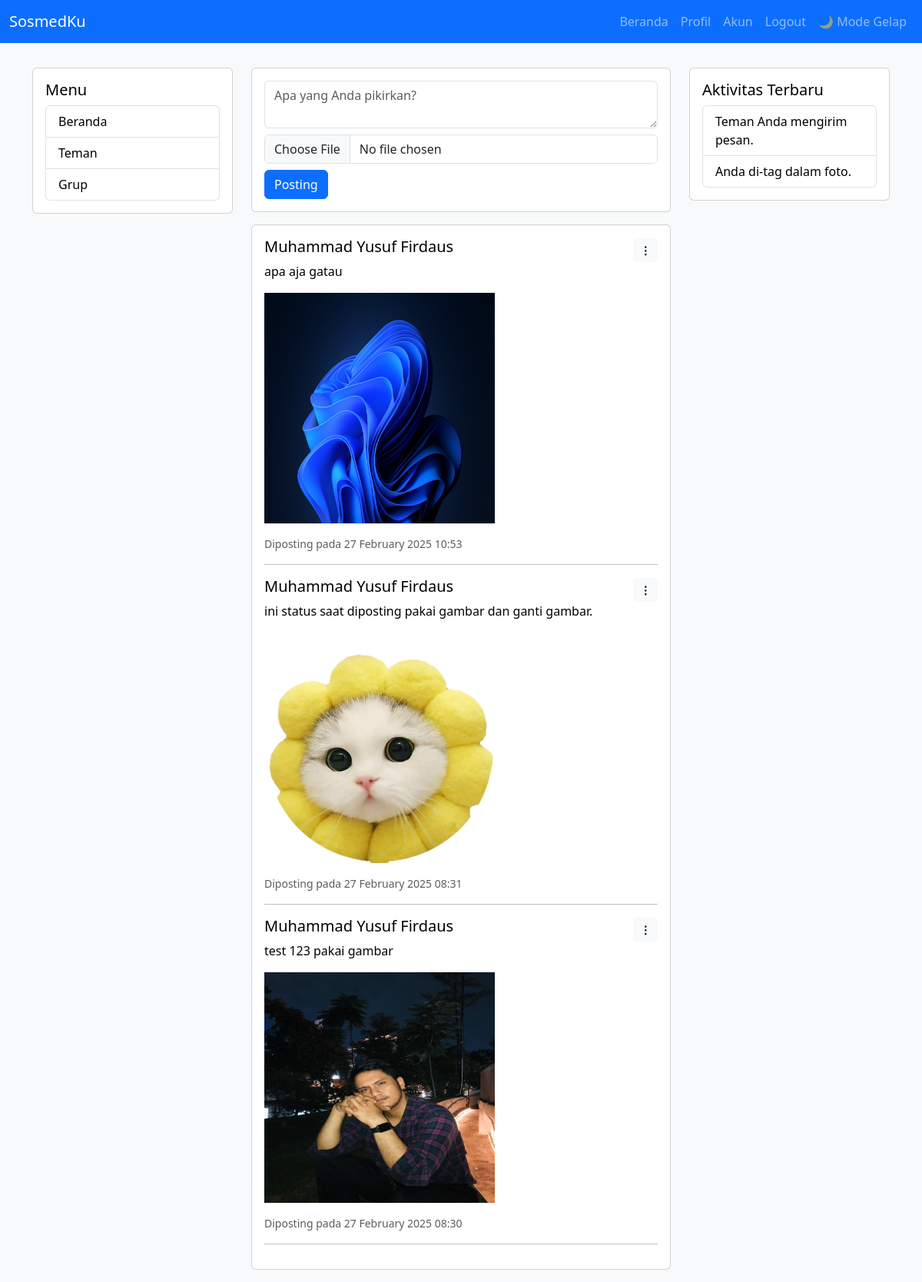
/index.php?login=berhasil (signed in), run on the app's committed database.
### tables this page shows
CREATE TABLE `status` (
  `id` int(11) NOT NULL,
  `id_user` int(11) NOT NULL,
  `konten` varchar(255) NOT NULL,
  `gambar` varchar(255) NOT NULL,
  `created_at` timestamp NOT NULL DEFAULT current_timestamp(),
  `updated_at` timestamp NOT NULL DEFAULT current_timestamp() ON UPDATE current_timestamp()
);

CREATE TABLE `user` (
  `id` int(11) NOT NULL,
  `nama` varchar(255) NOT NULL,
  `username` varchar(255) NOT NULL,
  `email` varchar(255) NOT NULL,
  `password` varchar(255) NOT NULL,
  `foto_profil` varchar(255) NOT NULL,
  `foto_header` varchar(255) NOT NULL,
  `bio` varchar(255) NOT NULL,
  `created_at` timestamp NOT NULL DEFAULT current_timestamp(),
  `updated_at` timestamp NOT NULL DEFAULT current_timestamp() ON UPDATE current_timestamp()
);

### index.php (the view, shortened to what this page needs)
<?php
include 'db/db.php';
$email = $_SESSION['email'];
$queryUser = mysqli_query($conn, "SELECT * FROM user WHERE email = '$email'");
$dataUser = mysqli_fetch_assoc($queryUser);
$userId = $dataUser['id'];
$status = mysqli_query($conn, "SELECT status.*, user.nama FROM status LEFT JOIN user ON status.id_user = user.id WHERE status.id_user = '$userId' ORDER BY status.id DESC");
?>
<!DOCTYPE html>
<html lang="id">
<head>
    <link href="assets/dist/css/bootstrap.min.css" rel="stylesheet">
    <link rel="stylesheet" href="css/main.css">
    <link rel="stylesheet" href="css/theme.css">
</head>
<body class="light-theme">
    <?php include_once 'inc/navbar.php'; ?>
    <div class="container mt-4">
        <div class="row">
            <div class="col-lg-3">
                <div class="card">
                    <div class="card-body">
                        <h5 class="card-title">Menu</h5>
                        <ul class="list-group">
                            <li class="list-group-item">Beranda</li>
                            <li class="list-group-item">Teman</li>
                            <li class="list-group-item">Grup</li>
                        </ul>
                    </div>
                </div>
            </div>
            <div class="col-lg-6">
                <div class="card mb-3">
                    <div class="card-body">
                        <form method="POST" enctype="multipart/form-data">
                            <textarea class="form-control mb-2" name="konten" placeholder="Apa yang Anda pikirkan?" required></textarea>
                            <input type="file" name="gambar" class="form-control mb-2" accept="image/*">
                            <button type="submit" name="post" class="btn btn-primary">Posting</button>
                        </form>
                    </div>
                </div>
                <div class="card mb-3">
                    <div class="card-body">
                        <?php if (mysqli_num_rows($status) > 0) : ?>
                            <?php while ($rowStatus = mysqli_fetch_assoc($status)) : ?>
                                <div class="d-flex justify-content-between align-items-center">
                                    <h5 class="card-title"><?php echo htmlspecialchars($rowStatus['nama']); ?></h5>
                                    <?php if ($rowStatus['id_user'] == $userId) : ?>
                                    <div class="dropdown">
                                        <button class="btn btn-light btn-sm" type="button" data-bs-toggle="dropdown" aria-expanded="false">
                                            <strong>⋮</strong>
                                        </button>
                                    </div>
                                    <?php endif; ?>
                                </div>
                                <p class="card-text"><?php echo nl2br(htmlspecialchars($rowStatus['konten'])); ?></p>
                                            <?php if (!empty($rowStatus['gambar'])) : ?>
                                                <img src="media/<?php echo htmlspecialchars($rowStatus['gambar']); ?>" class="img-fluid mb-3" alt="Gambar Status" style="width: 300px; height: 300px;">
                                            <?php endif; ?>
                                <p class="card-text text-muted small">
                                    Diposting pada <?php echo date('d F Y H:i', strtotime($rowStatus['created_at'])); ?>
                                </p>
                                <hr>
                            <?php endwhile ?>
                        <?php else : ?>
                            <p class="text-muted">Belum ada status yang diposting.</p>
                        <?php endif ?>
                    </div>
                </div>
            </div>
            <div class="col-lg-3">
                <div class="card">
                    <div class="card-body">
                        <h5 class="card-title">Aktivitas Terbaru</h5>
                        <ul class="list-group">
                            <li class="list-group-item">Teman Anda mengirim pesan.</li>
                            <li class="list-group-item">Anda di-tag dalam foto.</li>
                        </ul>
                    </div>
                </div>
            </div>
        </div>
    </div>
</body>
</html>

### inc/navbar.php (shortened to what this page needs)
<nav class="navbar navbar-expand-lg navbar-dark bg-primary">
    <div class="container-fluid">
      <a class="navbar-brand" href="index.php">SosmedKu</a>
      <div class="collapse navbar-collapse" id="navbarNav">
        <ul class="navbar-nav ms-auto">
          <li class="nav-item">
            <a class="nav-link" href="index.php">Beranda</a>
          </li>
          <li class="nav-item">
            <a class="nav-link" href="profile.php">Profil</a>
          </li>
          <li class="nav-item">
            <a class="nav-link" href="akun.php">Akun</a>
          </li>
          <li class="nav-item">
            <a class="nav-link" href="logout.php">Logout</a>
          </li>
          <li class="nav-item">
            <button id="theme-toggle" class="btn btn-link nav-link">🌙 Mode Gelap</button>
          </li>
        </ul>
      </div>
    </div>
  </nav>

### css/main.css (style rules this page uses)
body { background-color: #f8f9fa; }
.card { margin-bottom: 1rem; }
.navbar { margin-bottom: 2rem; }

### css/theme.css (style rules this page uses)
body.light-theme { background-color: #f8f9fa; color: #000; }
.light-theme .card { background-color: #fff; color: #000; }
.light-theme .list-group-item { background-color: #fff; color: #000; }

### data on the page
status: id_user.nama "Muhammad Yusuf Firdaus", konten "apa aja gatau", gambar (picture), created_at "27 February 2025 10:53"
status: id_user.nama "Muhammad Yusuf Firdaus", konten "ini status saat diposting pakai gambar dan ganti gambar.", gambar (picture), created_at "27 February 2025 08:31"
status: id_user.nama "Muhammad Yusuf Firdaus", konten "test 123 pakai gambar", gambar (picture), created_at "27 February 2025 08:30"
